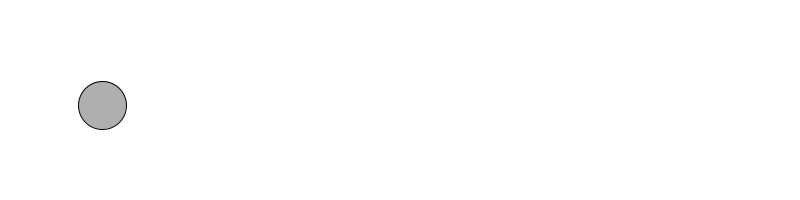
Frame 1 (no input)
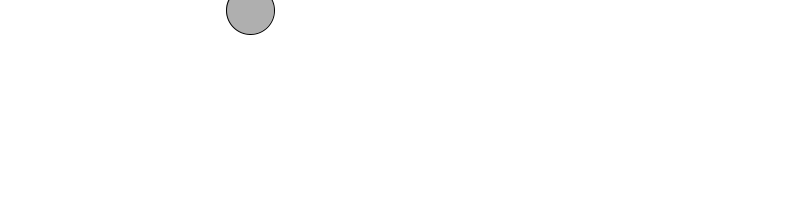
Frame 60 (the mouse pressed at the canvas centre just before this capture)
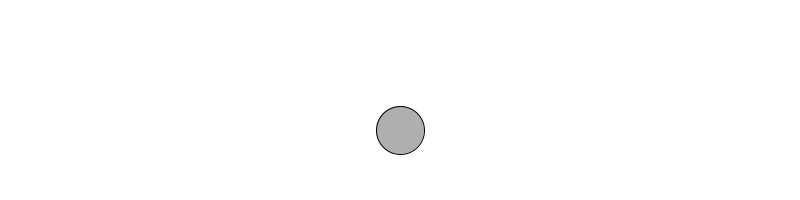
Frame 120 (the mouse held since frame 60 and released just before this capture)

The Processing sketch that drew these frames (run headless with seeded random() and noise(); from frame 60 on, the mouse is pressed at the canvas centre):

// Processing sketch: bouncingball_vectors
// ── bouncingball_vectors.pde

PVector location;
PVector velocity;

void setup() {
  size(800, 200);
  smooth();

  location = new PVector(100,100);
  velocity = new PVector(2.5,5);
}

void draw() {
  background(255);

  // Add the current speed to the location.
  location.add(velocity);

  if ((location.x > width) || (location.x < 0)) {
    velocity.x = velocity.x * -1;
  }
  if ((location.y > height) || (location.y < 0)) {
    velocity.y = velocity.y * -1;
  }

  // Display circle at x location
  stroke(0);
  fill(175);
  ellipse(location.x,location.y,48,48);
}
